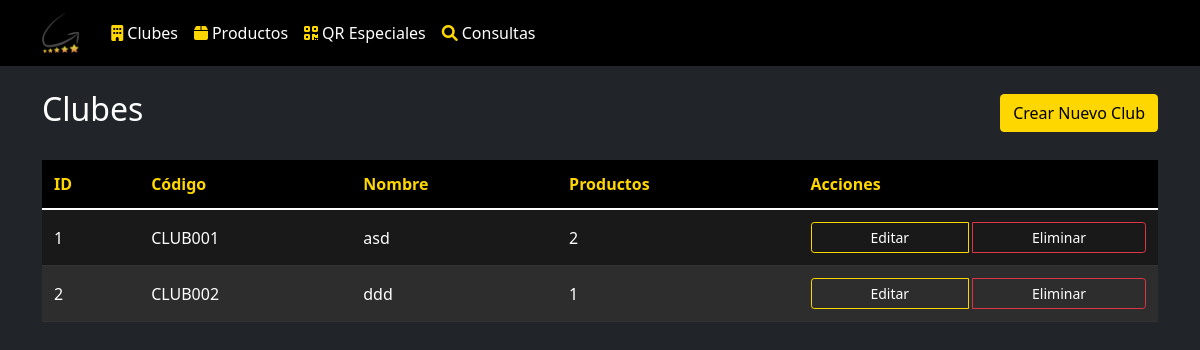
Before: /clubes with the older database file.
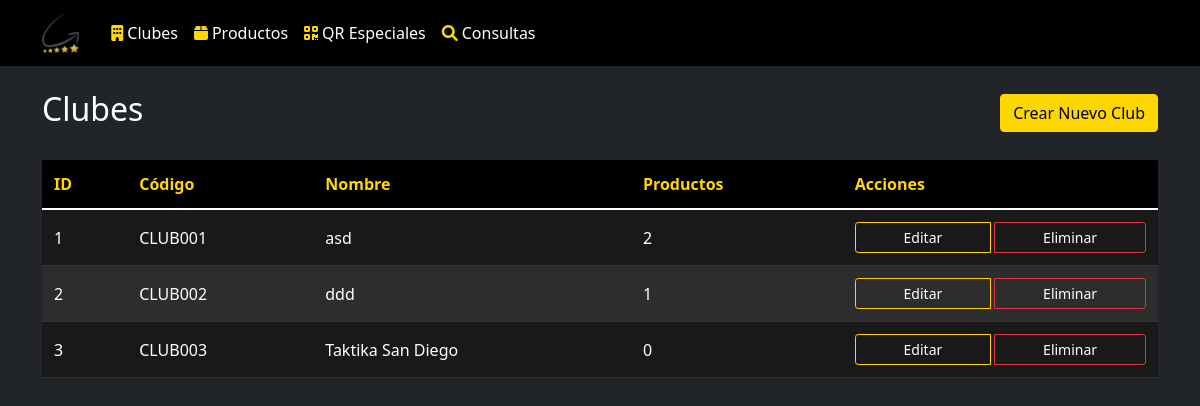
After: the same page with the newer database file.
### models/club.py (models this page shows, shortened)
class Club(db.Model):
    __tablename__ = 'clubes'
    id_club = db.Column(db.Integer, primary_key=True)
    codigo_club = db.Column(db.String(10), unique=True, nullable=False)
    nombre = db.Column(db.String(100), nullable=False)
    fecha_creacion = db.Column(db.DateTime, default=datetime.utcnow)
    productos = db.relationship('Producto', backref='club', lazy=True, cascade="all, delete-orphan")
    @property
    def num_productos(self):
        return len(self.productos)

### app.py (the view)
@app.route('/clubes')
def listar_clubes():
    clubes = Club.query.all()
    return render_template('clubes/listar.html', clubes=clubes)

### app.py (called while the page is built)
@app.before_request
def log_request():
    print(f"\n=== Nueva petición ===")
    print(f"Ruta: {request.path}")
    print(f"Método: {request.method}")
    print(f"Datos: {request.get_json(silent=True)}")
    print("======================")

### templates/clubes/listar.html (shortened to what this page needs)
{% extends 'base.html' %}
{% block content %}
<div class="d-flex justify-content-between align-items-center mb-4">
    <h2>Clubes</h2>
    <a href="{{ url_for('crear_club') }}" class="btn btn-primary">Crear Nuevo Club</a>
</div>
<div class="table-responsive">
    <table class="table table-striped">
        <thead>
            <tr>
                <th>ID</th>
                <th>Código</th>
                <th>Nombre</th>
                <th>Productos</th>
                <th>Acciones</th>
            </tr>
        </thead>
        <tbody>
            {% for club in clubes %}
            <tr>
                <td>{{ club.id_club }}</td>
                <td>{{ club.codigo_club }}</td>
                <td>{{ club.nombre }}</td>
                <td>{{ club.num_productos }}</td>
                <td>
                    <div class="btn-group">
                        <a href="{{ url_for('editar_club', id=club.id_club) }}" class="btn btn-sm btn-outline-primary">Editar</a>
                        <button onclick="confirmarEliminar({{ club.id_club }}, '{{ club.nombre }}')" class="btn btn-sm btn-outline-danger">Eliminar</button>
                    </div>
                </td>
            </tr>
            {% endfor %}
        </tbody>
    </table>
</div>
{% endblock %}

### templates/base.html (shortened to what this page needs)
<!DOCTYPE html>
<html lang="es">
  <head>
    <link
      href="https://cdnjs.cloudflare.com/ajax/libs/bootstrap/5.1.3/css/bootstrap.min.css"
      rel="stylesheet"
    />
    <link
      href="https://cdnjs.cloudflare.com/ajax/libs/font-awesome/6.0.0/css/all.min.css"
      rel="stylesheet"
    />
    <link
      href="{{ url_for('static', filename='css/styles.css') }}"
      rel="stylesheet"
    />
  </head>
  <body class="bg-dark">
    <nav class="navbar navbar-expand-lg navbar-dark mb-4">
      <div class="container">
        <a
          class="navbar-brand d-flex align-items-center"
          href="{{ url_for('index') }}"
        >
          <img
            src="{{ url_for('static', filename='img/GUBI2.png') }}"
            alt="KAP Logo"
            height="40"
            class="me-2"
          />
        </a>
        <div class="collapse navbar-collapse" id="navbarNav">
          <ul class="navbar-nav">
            <li class="nav-item">
              <a class="nav-link" href="{{ url_for('listar_clubes') }}">
                <i class="fas fa-building me-1"></i>Clubes
              </a>
            </li>
            <li class="nav-item">
              <a class="nav-link" href="{{ url_for('listar_productos') }}">
                <i class="fas fa-box me-1"></i>Productos
              </a>
            </li>
            <li class="nav-item">
              <a class="nav-link" href="{{ url_for('listar_qr_especiales') }}">
                <i class="fas fa-qrcode me-1"></i>QR Especiales
              </a>
            </li>
            <li class="nav-item">
              <a class="nav-link" href="{{ url_for('consultas') }}">
                <i class="fas fa-search me-1"></i>Consultas
              </a>
            </li>
          </ul>
        </div>
      </div>
    </nav>
    <div class="container">
       {% block content %}{% endblock %}
    </div>
  </body>
</html>

### static/css/styles.css (style rules this page uses)
:root { --kap-gold: #FFD700; --kap-gold-hover: #DAA520; --dark-bg: #000000; --dark-secondary: #1a1a1a; --dark-light: #2d2d2d; --border-color: #333333; }
body { background-color: var(--dark-bg) !important; color: #fff !important; }
.table-responsive { overflow-x: auto !important; margin-bottom: 1rem; scrollbar-width: thin; scrollbar-color: var(--kap-gold) var(--dark-secondary); }
.table { color: #fff !important; background-color: var(--dark-secondary) !important; margin-bottom: 0; }
.table th { background-color: var(--dark-bg) !important; color: var(--kap-gold) !important; border-color: var(--border-color) !important; white-space: nowrap; padding: 12px !important; }
.table td { border-color: var(--border-color) !important; padding: 12px !important; vertical-align: middle !important; color: #fff !important; }
.table td *, .table td span, .table td p, .table td div, .table small, .table .text-muted, .table .text-secondary { color: #fff !important; }
.table tbody tr:nth-of-type(odd) { background-color: var(--dark-secondary) !important; }
.table tbody tr:nth-of-type(even) { background-color: var(--dark-light) !important; }
.table .btn-group { display: flex; gap: 0.25rem; }
.table .btn { padding: 0.25rem 0.5rem; font-size: 0.875rem; white-space: nowrap; }
.navbar { background-color: var(--dark-bg) !important; }
.navbar-brand { color: var(--kap-gold) !important; }
.nav-link { color: #fff !important; transition: color 0.3s ease; }
.nav-link i { color: var(--kap-gold) !important; }
.btn-primary { background-color: var(--kap-gold) !important; border-color: var(--kap-gold) !important; color: #000 !important; font-weight: 500 !important; }
.btn-outline-primary { color: var(--kap-gold) !important; border-color: var(--kap-gold) !important; background-color: transparent !important; }
a { color: var(--kap-gold); text-decoration: none; }

Changed rows visible on the page:
added Club: id_club "3", codigo_club "CLUB003", nombre "Taktika San Diego", num_productos "0"
